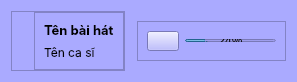
        <widget class="QWidget" name="playmusic" native="true">
         <property name="maximumSize">
          <size>
           <width>16777215</width>
           <height>78</height>
          </size>
         </property>
         <property name="font">
          <font>
           <family>Inter</family>
          </font>
         </property>
         <property name="styleSheet">
          <string notr="true">background-color: rgb(170, 170, 255);</string>
         </property>
         <layout class="QHBoxLayout" name="horizontalLayout_9">
          <item>
           <widget class="QFrame" name="frame_21">
            <property name="maximumSize">
             <size>
              <width>180</width>
              <height>60</height>
             </size>
            </property>
            <property name="frameShape">
             <enum>QFrame::StyledPanel</enum>
            </property>
            <property name="frameShadow">
             <enum>QFrame::Raised</enum>
            </property>
            <layout class="QHBoxLayout" name="horizontalLayout_13">
             <property name="spacing">
              <number>6</number>
             </property>
             <property name="topMargin">
              <number>0</number>
             </property>
             <property name="rightMargin">
              <number>0</number>
             </property>
             <property name="bottomMargin">
              <number>0</number>
             </property>
             <item>
              <widget class="QLabel" name="label_33">
               <property name="maximumSize">
                <size>
                 <width>40</width>
                 <height>40</height>
                </size>
               </property>
               <property name="text">
                <string/>
               </property>
               <property name="pixmap">
                <pixmap>resources.qrc/itunes.svg</pixmap>
               </property>
               <property name="scaledContents">
                <bool>true</bool>
               </property>
              </widget>
             </item>
             <item>
              <widget class="QFrame" name="frame_24">
               <property name="maximumSize">
                <size>
                 <width>140</width>
                 <height>60</height>
                </size>
               </property>
               <property name="frameShape">
                <enum>QFrame::StyledPanel</enum>
               </property>
               <property name="frameShadow">
                <enum>QFrame::Raised</enum>
               </property>
               <layout class="QVBoxLayout" name="verticalLayout_38">
                <item>
                 <widget class="QLabel" name="label_35">
                  <property name="maximumSize">
                   <size>
                    <width>140</width>
                    <height>20</height>
                   </size>
                  </property>
                  <property name="font">
                   <font>
                    <family>Inter</family>
                    <pointsize>10</pointsize>
                    <weight>75</weight>
                    <bold>true</bold>
                   </font>
                  </property>
                  <property name="text">
                   <string>Tên bài hát</string>
                  </property>
                 </widget>
                </item>
                <item>
                 <widget class="QLabel" name="label_34">
                  <property name="maximumSize">
                   <size>
                    <width>140</width>
                    <height>20</height>
                   </size>
                  </property>
                  <property name="font">
                   <font>
                    <family>Inter</family>
                   </font>
                  </property>
                  <property name="text">
                   <string>Tên ca sĩ</string>
                  </property>
                 </widget>
                </item>
               </layout>
              </widget>
             </item>
            </layout>
           </widget>
          </item>
          <item>
           <widget class="QFrame" name="frame_22">
            <property name="maximumSize">
             <size>
              <width>600</width>
              <height>60</height>
             </size>
            </property>
            <property name="frameShape">
             <enum>QFrame::StyledPanel</enum>
            </property>
            <property name="frameShadow">
             <enum>QFrame::Raised</enum>
            </property>
            <widget class="QFrame" name="frame_14">
             <property name="geometry">
              <rect>
               <x>240</x>
               <y>0</y>
               <width>121</width>
               <height>44</height>
              </rect>
             </property>
             <property name="sizePolicy">
              <sizepolicy hsizetype="Preferred" vsizetype="Preferred">
               <horstretch>0</horstretch>
               <verstretch>0</verstretch>
              </sizepolicy>
             </property>
             <property name="maximumSize">
              <size>
               <width>200</width>
               <height>200</height>
              </size>
             </property>
             <property name="frameShape">
              <enum>QFrame::StyledPanel</enum>
             </property>
             <property name="frameShadow">
              <enum>QFrame::Raised</enum>
             </property>
             <property name="lineWidth">
              <number>0</number>
             </property>
             <layout class="QHBoxLayout" name="horizontalLayout_11">
              <property name="leftMargin">
               <number>0</number>
              </property>
              <property name="topMargin">
               <number>0</number>
              </property>
              <property name="rightMargin">
               <number>0</number>
              </property>
              <property name="bottomMargin">
               <number>0</number>
              </property>
              <item alignment="Qt::AlignHCenter|Qt::AlignVCenter">
               <widget class="QPushButton" name="pushButton">
                <property name="sizePolicy">
                 <sizepolicy hsizetype="Fixed" vsizetype="Fixed">
                  <horstretch>0</horstretch>
                  <verstretch>0</verstretch>
                 </sizepolicy>
                </property>
                <property name="minimumSize">
                 <size>
                  <width>32</width>
                  <height>32</height>
                 </size>
                </property>
                <property name="maximumSize">
                 <size>
                  <width>32</width>
                  <height>32</height>
                 </size>
                </property>
                <property name="text">
                 <string/>
                </property>
                <property name="icon">
                 <iconset>
                  <normaloff>resources.qrc/left.svg</normaloff>resources.qrc/left.svg</iconset>
                </property>
                <property name="iconSize">
                 <size>
                  <width>20</width>
                  <height>20</height>
                 </size>
                </property>
               </widget>
              </item>
              <item>
               <widget class="QPushButton" name="pushButton_2">
                <property name="enabled">
                 <bool>false</bool>
                </property>
                <property name="sizePolicy">
                 <sizepolicy hsizetype="Fixed" vsizetype="Fixed">
                  <horstretch>0</horstretch>
                  <verstretch>0</verstretch>
                 </sizepolicy>
                </property>
                <property name="minimumSize">
                 <size>
                  <width>28</width>
                  <height>44</height>
                 </size>
                </property>
                <property name="maximumSize">
                 <size>
                  <width>38</width>
                  <height>44</height>
                 </size>
                </property>
                <property name="text">
                 <string/>
                </property>
                <property name="icon">
                 <iconset>
                  <normaloff>resources.qrc/play.svg</normaloff>
                  <normalon>resources.qrc/play-button.svg</normalon>resources.qrc/play.svg</iconset>
                </property>
                <property name="iconSize">
                 <size>
                  <width>28</width>
                  <height>28</height>
                 </size>
                </property>
               </widget>
              </item>
              <item alignment="Qt::AlignHCenter">
               <widget class="QPushButton" name="pushButton_3">
                <property name="sizePolicy">
                 <sizepolicy hsizetype="Fixed" vsizetype="Fixed">
                  <horstretch>0</horstretch>
                  <verstretch>0</verstretch>
                 </sizepolicy>
                </property>
                <property name="minimumSize">
                 <size>
                  <width>32</width>
                  <height>32</height>
                 </size>
                </property>
                <property name="maximumSize">
                 <size>
                  <width>32</width>
                  <height>32</height>
                 </size>
                </property>
                <property name="font">
                 <font>
                  <kerning>false</kerning>
                 </font>
                </property>
                <property name="text">
                 <string/>
                </property>
                <property name="icon">
                 <iconset>
                  <normaloff>resources.qrc/arrow-right.svg</normaloff>resources.qrc/arrow-right.svg</iconset>
                </property>
                <property name="iconSize">
                 <size>
                  <width>20</width>
                  <height>20</height>
                 </size>
                </property>
               </widget>
              </item>
             </layout>
            </widget>
            <widget class="QProgressBar" name="progressBar">
             <property name="geometry">
              <rect>
               <x>0</x>
               <y>50</y>
               <width>601</width>
               <height>3</height>
              </rect>
             </property>
             <property name="value">
              <number>24</number>
             </property>
            </widget>
           </widget>
          </item>
          <item>
           <widget class="QFrame" name="frame_23">
            <property name="maximumSize">
             <size>
              <width>160</width>
              <height>40</height>
             </size>
            </property>
            <property name="frameShape">
             <enum>QFrame::StyledPanel</enum>
            </property>
            <property name="frameShadow">
             <enum>QFrame::Raised</enum>
            </property>
            <layout class="QHBoxLayout" name="horizontalLayout_12">
             <item>
              <widget class="QPushButton" name="pushButton_7">
               <property name="maximumSize">
                <size>
                 <width>32</width>
                 <height>32</height>
                </size>
               </property>
               <property name="text">
                <string/>
               </property>
               <property name="icon">
                <iconset>
                 <normaloff>resources.qrc/high-volume.svg</normaloff>resources.qrc/high-volume.svg</iconset>
               </property>
               <property name="iconSize">
                <size>
                 <width>20</width>
                 <height>20</height>
                </size>
               </property>
              </widget>
             </item>
             <item>
              <widget class="QProgressBar" name="progressBar_2">
               <property name="maximumSize">
                <size>
                 <width>100</width>
                 <height>3</height>
                </size>
               </property>
               <property name="value">
                <number>24</number>
               </property>
              </widget>
             </item>
            </layout>
           </widget>
          </item>
         </layout>
        </widget>
